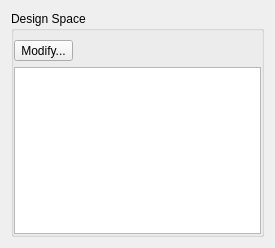
<?xml version="1.0" encoding="UTF-8"?>
<ui version="4.0">
 <class>DesignSpaceWidget</class>
 <widget class="QWidget" name="DesignSpaceWidget">
  <property name="geometry">
   <rect>
    <x>0</x>
    <y>0</y>
    <width>275</width>
    <height>248</height>
   </rect>
  </property>
  <property name="windowTitle">
   <string>Form</string>
  </property>
  <layout class="QVBoxLayout" name="verticalLayout_2">
   <item>
    <widget class="QGroupBox" name="groupBox">
     <property name="title">
      <string>Design Space</string>
     </property>
     <property name="flat">
      <bool>true</bool>
     </property>
     <layout class="QVBoxLayout" name="verticalLayout">
      <property name="leftMargin">
       <number>0</number>
      </property>
      <property name="rightMargin">
       <number>0</number>
      </property>
      <property name="bottomMargin">
       <number>0</number>
      </property>
      <item>
       <layout class="QHBoxLayout" name="horizontalLayout">
        <item>
         <widget class="QToolButton" name="modifyButton">
          <property name="text">
           <string>Modify...</string>
          </property>
         </widget>
        </item>
        <item>
         <spacer name="horizontalSpacer">
          <property name="orientation">
           <enum>Qt::Horizontal</enum>
          </property>
          <property name="sizeHint" stdset="0">
           <size>
            <width>40</width>
            <height>20</height>
           </size>
          </property>
         </spacer>
        </item>
       </layout>
      </item>
      <item>
       <widget class="QTableWidget" name="tableWidget"/>
      </item>
     </layout>
    </widget>
   </item>
  </layout>
 </widget>
 <resources/>
 <connections/>
</ui>
